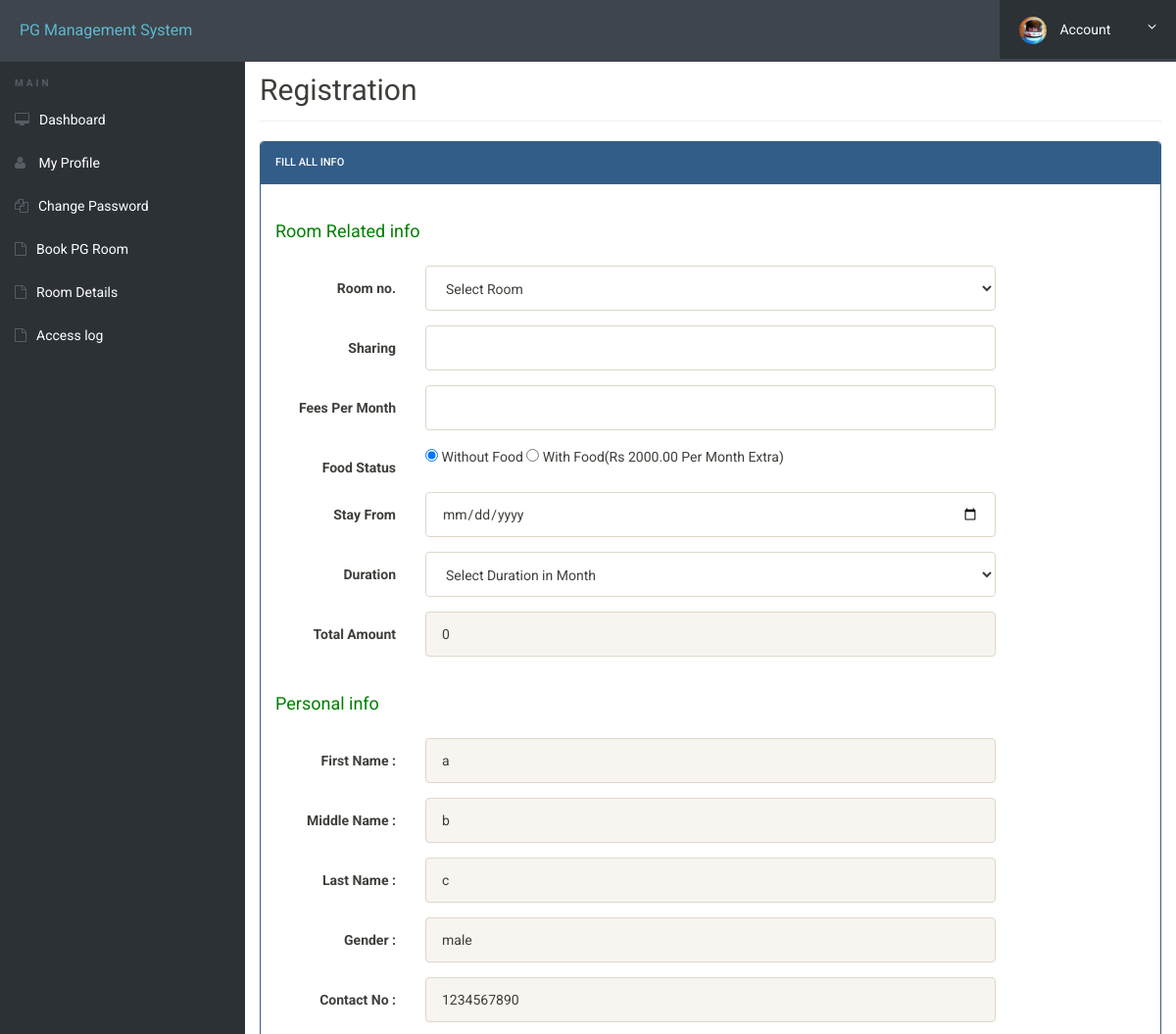
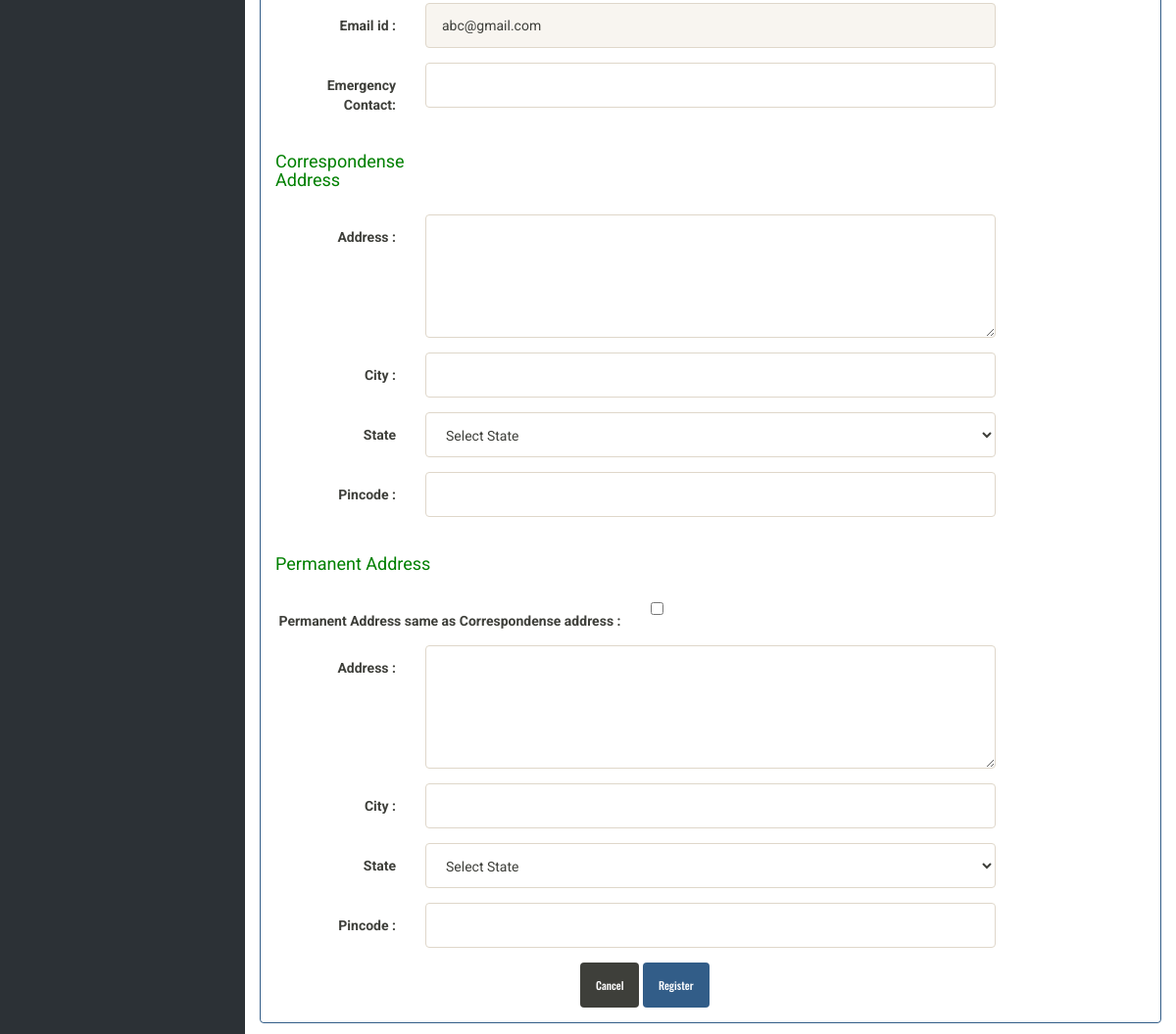
Page /book-pg.php (signed in) on the committed database (2 pictures, top to bottom).
### tables this page shows
CREATE TABLE `userregistration` (
  `id` int(11) NOT NULL,
  `firstName` varchar(255) DEFAULT NULL,
  `middleName` varchar(255) DEFAULT NULL,
  `lastName` varchar(255) DEFAULT NULL,
  `gender` varchar(255) DEFAULT NULL,
  `contactNo` bigint(20) DEFAULT NULL,
  `email` varchar(255) DEFAULT NULL,
  `password` varchar(255) DEFAULT NULL,
  `regDate` timestamp NULL DEFAULT current_timestamp(),
  `updationDate` varchar(45) DEFAULT NULL,
  `passUdateDate` varchar(45) DEFAULT NULL
);

### book-pg.php (the view, shortened to what this page needs)
<?php
include('includes/config.php');
?>
<!doctype html>
<html lang="en" class="no-js">
<head>
	<link rel="stylesheet" href="css/font-awesome.min.css">
	<link rel="stylesheet" href="css/bootstrap.min.css">
	<link rel="stylesheet" href="css/dataTables.bootstrap.min.css">>
	<link rel="stylesheet" href="css/bootstrap-social.css">
	<link rel="stylesheet" href="css/bootstrap-select.css">
	<link rel="stylesheet" href="css/fileinput.min.css">
	<link rel="stylesheet" href="css/awesome-bootstrap-checkbox.css">
	<link rel="stylesheet" href="css/style.css">
</head>
<body>
	<?php include('includes/header.php');?>
	<div class="ts-main-content">
		<?php include('includes/sidebar.php');?>
		<div class="content-wrapper">
			<div class="container-fluid">
				<div class="row">
					<div class="col-md-12">
						<h2 class="page-title">Registration </h2>
						<div class="row">
							<div class="col-md-12">
								<div class="panel panel-primary">
									<div class="panel-heading">Fill all Info</div>
									<div class="panel-body">
									<form method="post" action="" class="form-horizontal">
										<div class="form-group">
										<label class="col-sm-4 control-label"><h4 style="color: green" align="left">Room Related info </h4> </label>
										</div>
										<div class="form-group">
										<label class="col-sm-2 control-label">Room no. </label>
										<div class="col-sm-8">
										<select name="room" id="room"class="form-control"  onChange="getSharing(this.value);" onBlur="checkAvailability()" required>
										<option value="">Select Room</option>
										</select>
										</div>
										</div>
										<div class="form-group">
										<label class="col-sm-2 control-label">Sharing</label>
										<div class="col-sm-8">
										<input type="text" name="sharing" id="sharing"  class="form-control"  >
										</div>
										</div>
										<div class="form-group">
										<label class="col-sm-2 control-label">Fees Per Month</label>
										<div class="col-sm-8">
										<input type="text" name="fpm" id="fpm"  class="form-control" >
										</div>
										</div>
										<div class="form-group">
										<label class="col-sm-2 control-label">Food Status</label>
										<div class="col-sm-8">
										<input type="radio" value="0" name="foodstatus" checked="checked"> Without Food
										<input type="radio" value="1" name="foodstatus"> With Food(Rs 2000.00 Per Month Extra)
										</div>
										</div>
										<div class="form-group">
										<label class="col-sm-2 control-label">Stay From</label>
										<div class="col-sm-8">
										<input type="date" name="stayf" id="stayf"  class="form-control" >
										</div>
										</div>
										<div class="form-group">
										<label class="col-sm-2 control-label">Duration</label>
										<div class="col-sm-8">
										<select name="duration" id="duration" class="form-control">
										<option value="">Select Duration in Month</option>
										</select>
										</div>
										</div>
										<div class="form-group">
											<label class="col-sm-2 control-label">Total Amount</label>
											<div class="col-sm-8">
												<?php
													$totalAmount = 0;
												?>
												<input type="text" name="ta" id="ta" value="<?php echo $totalAmount; ?>" class="result form-control" disabled>
											</div>
										</div>
										<div class="form-group">
										<label class="col-sm-2 control-label"><h4 style="color: green" align="left">Personal info </h4> </label>
										</div>
										<?php
										$aid=$_SESSION['id'];
											$ret="select * from userregistration where id=?";
												$stmt= $mysqli->prepare($ret) ;
											$stmt->bind_param('i',$aid);
											$stmt->execute() ;
											$res=$stmt->get_result();
											while($row=$res->fetch_object())
											{
												?>
										<div class="form-group">
										<label class="col-sm-2 control-label">First Name : </label>
										<div class="col-sm-8">
										<input type="text" name="fname" id="fname"  class="form-control" value="<?php echo $row->firstName;?>" readonly>
										</div>
										</div>
										<div class="form-group">
										<label class="col-sm-2 control-label">Middle Name : </label>
										<div class="col-sm-8">
										<input type="text" name="mname" id="mname"  class="form-control" value="<?php echo $row->middleName;?>"  readonly>
										</div>
										</div>
										<div class="form-group">
										<label class="col-sm-2 control-label">Last Name : </label>
										<div class="col-sm-8">
										<input type="text" name="lname" id="lname"  class="form-control" value="<?php echo $row->lastName;?>" readonly>
										</div>
										</div>
										<div class="form-group">
										<label class="col-sm-2 control-label">Gender : </label>
										<div class="col-sm-8">
										<input type="text" name="gender" value="<?php echo $row->gender;?>" class="form-control" readonly>
										</div>
										</div>
										<div class="form-group">
										<label class="col-sm-2 control-label">Contact No : </label>
										<div class="col-sm-8">
										<input type="text" name="contact" id="contact" value="<?php echo $row->contactNo;?>"  class="form-control" readonly>
										</div>
										</div>
										<div class="form-group">
										<label class="col-sm-2 control-label">Email id : </label>
										<div class="col-sm-8">
										<input type="email" name="email" id="email"  class="form-control" value="<?php echo $row->email;?>"  readonly>
										</div>
										</div>
										<?php } ?>
										<div class="form-group">
										<label class="col-sm-2 control-label">Emergency Contact: </label>
										<div class="col-sm-8">
										<input type="text" name="econtact" id="econtact"  class="form-control" required="required">
										</div>
										</div>
										<div class="form-group">
										<label class="col-sm-3 control-label"><h4 style="color: green" align="left">Correspondense Address </h4> </label>
										</div>
										<div class="form-group">
										<label class="col-sm-2 control-label">Address : </label>
										<div class="col-sm-8">
										<textarea  rows="5" name="address"  id="address" class="form-control" required="required"></textarea>
										</div>
										</div>
										<div class="form-group">
										<label class="col-sm-2 control-label">City : </label>
										<div class="col-sm-8">
										<input type="text" name="city" id="city"  class="form-control" required="required">
										</div>
										</div>
										<div class="form-group">
										<label class="col-sm-2 control-label">State </label>
										<div class="col-sm-8">
										<select name="state" id="state"class="form-control" required>
										<option value="">Select State</option>
										</select> </div>
										</div>
										<div class="form-group">
										<label class="col-sm-2 control-label">Pincode : </label>
										<div class="col-sm-8">
										<input type="text" name="pincode" id="pincode"  class="form-control" required="required">
										</div>
										</div>
										<div class="form-group">
										<label class="col-sm-3 control-label"><h4 style="color: green" align="left">Permanent Address </h4> </label>
										</div>
										<div class="form-group">
										<label class="col-sm-5 control-label">Permanent Address same as Correspondense address : </label>
										<div class="col-sm-4">
										<input type="checkbox" name="adcheck" value="1"/>
										</div>
										</div>
										<div class="form-group">
										<label class="col-sm-2 control-label">Address : </label>
										<div class="col-sm-8">
										<textarea  rows="5" name="paddress"  id="paddress" class="form-control" required="required"></textarea>
										</div>
										</div>
										<div class="form-group">
										<label class="col-sm-2 control-label">City : </label>
										<div class="col-sm-8">
										<input type="text" name="pcity" id="pcity"  class="form-control" required="required">
										</div>
										</div>
										<div class="form-group">
										<label class="col-sm-2 control-label">State </label>
										<div class="col-sm-8">
										<select name="pstate" id="pstate"class="form-control" required>
										<option value="">Select State</option>
										</select> </div>
										</div>
										<div class="form-group">
										<label class="col-sm-2 control-label">Pincode : </label>
										<div class="col-sm-8">
										<input type="text" name="ppincode" id="ppincode"  class="form-control" required="required">
										</div>
										</div>
										<div class="col-sm-6 col-sm-offset-4">
										<button class="btn btn-default" type="submit">Cancel</button>
										<input type="submit" name="submit" Value="Register" class="btn btn-primary">
										</div>
										</form>
									</div>
									</div>
								</div>
							</div>
						</div>
							</div>
						</div>
					</div>
				</div>
</body>
</html>

### css/style.css (style rules this page uses)
html { font-size: 14px; }
@media only screen and (min-width: 480px) { html { font-size: 17px; } }
@media only screen and (min-width: 768px) { html { font-size: 14px; } }
body { font-size: 1em; }
.btn { font-family: 'Oswald', sans-serif; }
.panel { overflow: hidden; }
.btn { text-transform: none; }
.page-title { padding-bottom: 15px; margin-bottom: 20px; border-bottom: 1px solid #f0f0f0; }
.ts-main-content .content-wrapper { padding-top: 15px; margin-top: 20px; }
@media only screen and (min-width: 992px) { .ts-main-content .content-wrapper { margin-left: 250px; } }

### rows in the picture
userregistration: fname "a", mname "b", lname "c", gender "male", contact "1234567890", email "abc@gmail.com"
